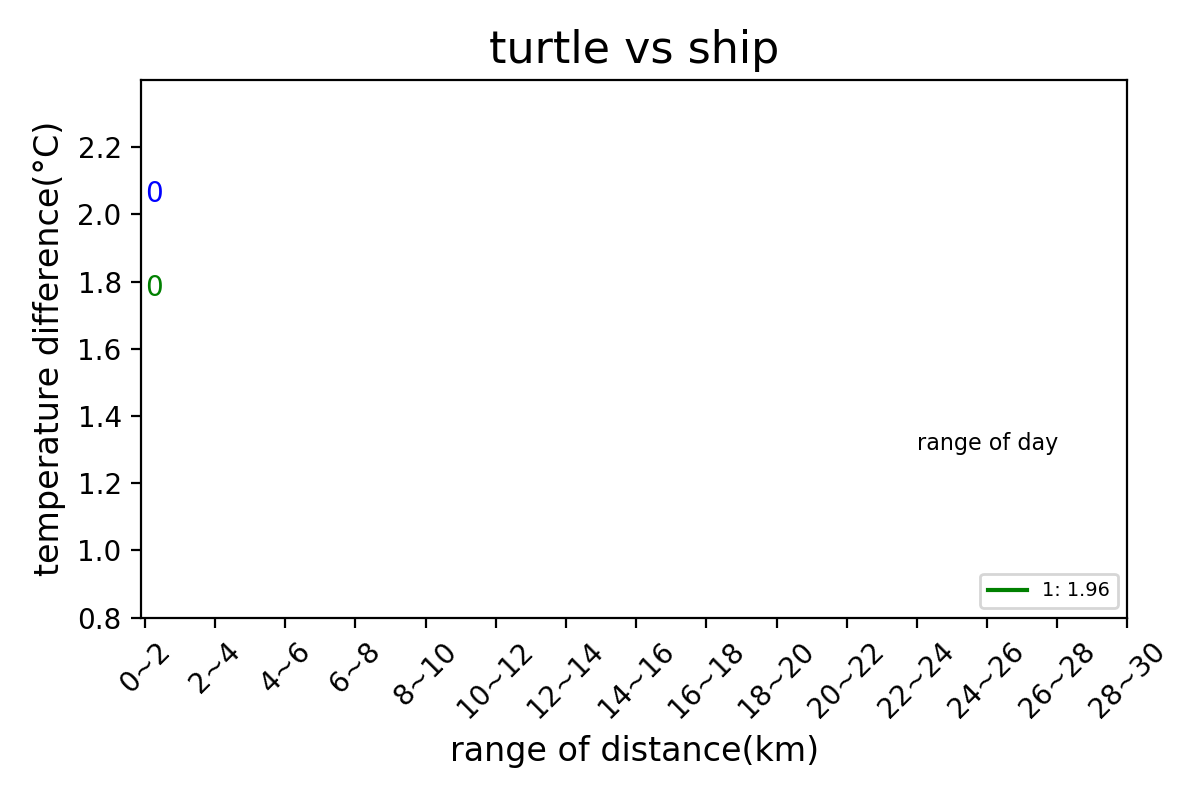

Reproduce this figure in Python.
## -*- coding: utf-8 -*-
"""
Created on Wed Jan 11 22:15:30 2017
plot the difference of temp about turtle vs ship with multiple range of days and distance
@author: yifan
Modified by Xiaoxu and JiM in late November 2017
"""
import pandas as pd
import numpy as np
import matplotlib.pyplot as plt
from datetime import datetime, timedelta
from turtleModule import  np_datetime, dist,str2ndlist
from gettopo import gettopo
###################################################################################
def find_range(day,dist_ranges,t1,t2,index1,index2,lon1,lat1,lon2,lat2):
    one,two=[],[]
    for r in dist_ranges:
        ix1,ix2=[],[]
        for i in index1:
            for j in index2:
                l = dist(lon1[i], lat1[i],lon2[j],lat2[j])
                if l<r+2 and l>=r:
                    t=abs(t1[i]-t2[j])
                    if t<timedelta(days=day):
                         ix1.append(i)
                         ix2.append(j)
        one.append(ix1)  #have 15 value,each value also have many value
        two.append(ix2)
    return  one,two  
                
#day = [1,2,3,4,5,6,7,8,9,10]       # the four range of day to compare the ship vs turtle
######HARDCODES########
day=[1]             # range of day to compare the ship vs turtle where we might eventually set to [1,2,3,4,5,6,7,8,9,10] but initially set to "[1]"
dist_ranges=[2] # this is the # of various distances we are testing (to test program initially, set to "1')
turtle_input_data_file='../turtle/ctdWithModTempByDepth.csv'
ship_input_data_file='zb/turtle/changed/ship06-08_MODELtemp.csv'
mode='whole_profile' #'whole_profile' or 'bottom_only'
#######################
#obsData=pd.read_csv(turtle_input_data_file,index_col=0)
obsData=pd.read_csv('ctdWithModTempByDepth.csv',index_col=0) #this inputfile was created by tdWithModTempByDepth_roms.py
tf_index=np.where(obsData['TF'].notnull())[0]
obslat = pd.Series(obsData['LAT'][tf_index],index=tf_index)
obslon = pd.Series(obsData['LON'][tf_index],index=tf_index)
obstime = pd.Series(np_datetime(obsData['END_DATE'][tf_index]),index=tf_index)
obsDepth=pd.Series(str2ndlist(obsData['TEMP_DBAR'][tf_index]),index=tf_index)
obstemp=pd.Series(str2ndlist(obsData['TEMP_VALS'][tf_index]),index=tf_index)
turtle_id=obsData['PTT'][tf_index]
#obsData=pd.read_csv(ship_input_data_file,index_col=0)
shipData=pd.read_csv('ship06-08_MODELtemp.csv',index_col=0)
shiplat=pd.Series(shipData['LAT'],index=shipData.index)
shiplon=pd.Series(shipData['LON'],index=shipData.index)
shiptime=pd.Series(shipData['time'],index=shipData.index)
shipdepth=pd.Series(str2ndlist(shipData['depth'],bracket=True),index=shipData.index)
shiptemp=pd.Series(str2ndlist(shipData['temperature'],bracket=True),index=shipData.index)
for i in range(len(shiptime)):
    shiptime[i]=datetime.strptime(shiptime[i], "%Y-%m-%d %H:%M:%S")  # change str to datatime

T=[] #index of turtle
S=[] #index of shipboard
for i in range(len(day)):
    print i
    I=find_range(day[i],dist_ranges,obstime,shiptime,tf_index,shipData.index,obslon ,obslat,shiplon,shiplat) 
    print I 
    t_index=I[0]
    s_indx=I[1]
    T.append(t_index)     #turtle index for different range of days
    S.append(s_indx)     #ship index  for different range of days
##  ######### the below compare ship profile with turtle profile that use the whole points of profile
Mean_day=[] # mean difference of temp of turtle vs ship with range of different days and distance
Rms_day=[]
N1,N2,N3=[],[],[]#the number of ship profile,turtle profile,turtle
scales=[]
Mean_turVSship,Rms_turVSship=[],[]
ID_turtle=[]
n_ID=[]
num=0
for d in range(len(day)): # 4 kind of days 
     mean_r=[] # mean difference of temp of turtle vs ship with range of  10 type of distance for one day
     rms_r=[]
     for s in range(len(dist_ranges)): #each day includes dist_range different range of distances
        indx=S[d][s] # ship index
        index=T[d][s]# turtle index
        INDX=pd.Series(indx).unique()
        scales.append(str(day[d])+'day '+str(2*s)+'~'+str(2+2*s)+'km')
        n1=len(INDX)
        n2=len(pd.Series(index).unique())
        n3=len(turtle_id[pd.Series(index).unique()].unique())
        N1.append(n1)
        N2.append(n2)
        N3.append(n3)
        print 'number of ship profile,turtle profile,turtle: ',str(day[d])+'day '+str(2*s)+'~'+str(2+2*s)+'km',n1,n2,n3
        if mode=='whole_profile':
             for i in range(len(INDX)): 
                 diff_turVSship=[] # each ship pofile have many turtle profile to compare the difference of temp
                 for j in range(len(indx)):
                      if indx[j]==INDX[i]:
                           for k in range(len(obsDepth[index[j]])):
                               for m in range(len(shipdepth[INDX[i]])):
                                  if obsDepth[index[j]][k]==shipdepth[INDX[i]][m]:
                                      dif_turVSship=abs(obstemp[index[j]][k]-shiptemp[INDX[i]][m])
                                      diff_turVSship.append(dif_turVSship)
        elif mode=='bottom_only':
              for i in range(len(INDX)):
                  wd1=-gettopo(shiplat[INDX[i]],shiplon[INDX[i]])
                  bm1=shipdepth[INDX[i]][-1]
                  diff_turVSship=[] # each ship pofile be compared with  many turtle profile in the difference of temp
                  if bm1>=wd1*0.9:
                       for j in range(len(indx)):
                           if indx[j]==INDX[i]:
                                wd2=-gettopo(obslat[index[j]],obslon[index[j]])
                                bm2=obsDepth[index[j]][-1] # bottom depth of the turtle profile
                                if bm2>=wd2*0.9:
                                    dif_turVSship=abs(obstemp[index[j]][-1]-shiptemp[INDX[i]][-1])
                                    diff_turVSship.append(dif_turVSship)
                                    ID_turtle.append(turtle_id[index[j]])
                  
        if diff_turVSship ==[]:
             num+=1
        if diff_turVSship!=[]: #  some turtle dive on the surface ,but the ship data start from the deeper depth
             mean_turVSship=np.mean(np.array(diff_turVSship))                           
             rms_turVSship=np.sqrt(np.sum(np.array(diff_turVSship)*np.array(diff_turVSship))/len(np.array(diff_turVSship)))
             Mean_turVSship.append(mean_turVSship)
             Rms_turVSship.append(rms_turVSship)       
        mean=np.mean(np.array(Mean_turVSship)) #exact value of one day and one distance
        rms=np.mean(np.array(Rms_turVSship))
        mean_r.append(mean) # include 15 values
        rms_r.append(rms)
        ids=pd.Series(ID_turtle).unique()
        n_ID.append(len(ids))
     Mean_day.append(mean_r) # include 4 values
     Rms_day.append(rms_r)    
print num
N3_1=n_ID[0:15]      #N3[0:15]
N3_10=n_ID[-15:]      #N3[-15:]
color=['g','orange','r','k','c','m','y','violet','peru','b'] 
xlabes=['0~2','2~4','4~6','6~8','8~10','10~12','12~14','14~16','16~18','18~20','20~22','22~24','24~26','26~28','28~30']
fig=plt.figure()
ax=fig.add_subplot(111)
M,R=[],[]

for i in range(len(day)):
    m_day=pd.Series.dropna(pd.Series(Mean_day[i]))
    r_day=pd.Series.dropna(pd.Series(Rms_day[i]))
    M.append(np.mean(m_day))
    R.append(np.mean(r_day))
    #ax.plot(np.arange(0,15,1),Mean_day[i],color[i],label=str(i+1)+': '+str(round(np.mean(m_day),2)))
    ax.plot(np.arange(0,15,15),Mean_day[i],color[i],label=str(i+1)+': '+str(round(np.mean(m_day),2)))
#for i in range(15):    
for i in range(1):
    if i==1:
       ax.text(i, 2.3, N3_10[i],
           color='b', fontsize=10)
    else:
       #ax.text(i, Mean_day[9][i]+0.08, N3_10[i],
       ax.text(i, Mean_day[0][i]+0.08, N3_10[i],
           #va='bottom', ha='right',
           #transform=ax.transAxes,
           color='b', fontsize=10)
#for i in np.arange(2,15,1):
for i in np.arange(1):
    ax.text(i, Mean_day[0][i]-0.2, N3_1[i],
           #va='bottom', ha='right',
           #transform=ax.transAxes,
           color='g', fontsize=10)
       
ax.set_ylim([0.8,2.4])
ax.set_xticks(range(15))
ax.set_xticklabels(xlabes,rotation=45)
ax.set_yticks(np.arange(0.8,2.4,0.2))
plt.title('turtle vs ship',fontsize=16)
plt.xlabel('range of distance(km)',fontsize=12)
plt.ylabel('temperature difference('+u'°C'+')',fontsize=12)  
plt.legend(loc='lower right',ncol=2,fontsize = 'x-small')
plt.text(11,1.3,'range of day',fontsize=8)
fig.tight_layout() # I use it to be sure that the labels can show up on the picture.
plt.savefig('different_km_range',dpi=200)       # different_km_range'
plt.show()
print 'mean(mean ship-turtle)',np.mean(np.array(M))#Mean_day
print 'mean(rms ship-turtle)',np.mean(np.array(R))#Rms_day
